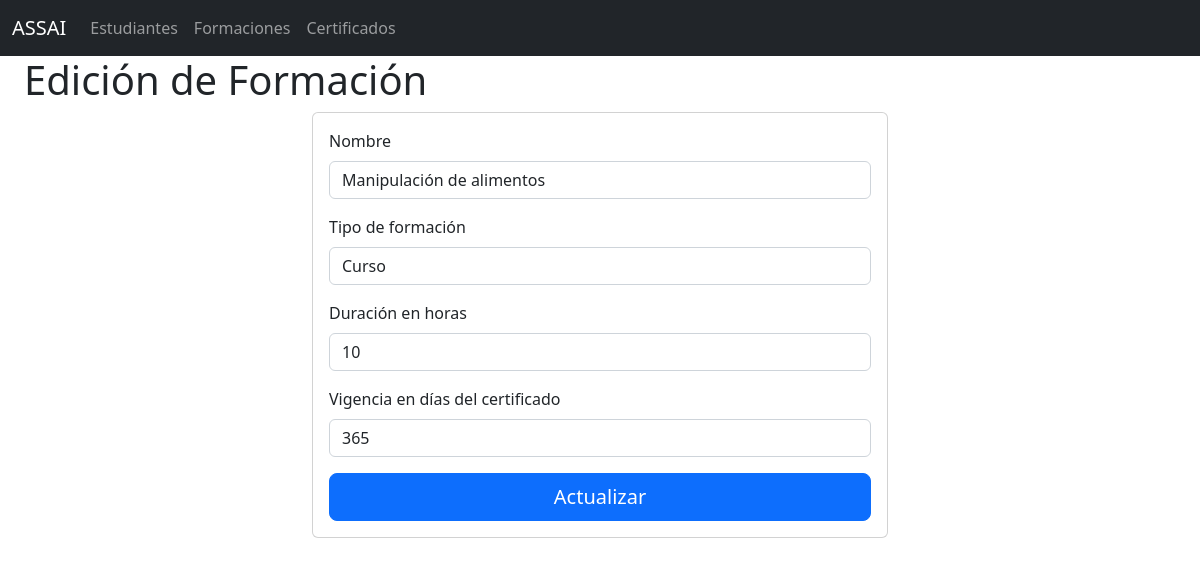
The page /edicionFormacion/1 on the database its author committed.
### aplicaciones/certificados/models.py (models this page shows, shortened)
class Formacion(models.Model):
    tipo_formacion = models.ForeignKey(Tiposformaciones, on_delete=models.CASCADE)
    nombre= models.CharField(max_length=300)
    horas = models.PositiveSmallIntegerField()
    vigencia_dias = models.PositiveSmallIntegerField()

class Tiposformaciones (models.Model):
    desc = models.CharField(max_length=30)

### aplicaciones/certificados/views.py (the view)
# urls.py: path('edicionFormacion/<id>', views.edicionFormacion),
def edicionFormacion(request, id):
    formacion = Formacion.objects.get(id=id)
    tiposformacioneslistados = Tiposformaciones.objects.all()
    return render(request, "edicionFormacion.html", {"formacion": formacion, "tipoformacion":tiposformacioneslistados })

### aplicaciones/certificados/templates/edicionFormacion.html (shortened to what this page needs)
{% extends './base.html' %}
{% block body %}
  <div class="container-fluid">
    <h1>Edición de Formación</h1>
  </div>
  <div class="row">
    <div class="col-md-6 offset-md-3">
      <div class="card">
        <div class="card-body">
          <form action="/editarFormacion/" method="POST">
            <div class="form-group">
              <div class="mb-3">
                <label for="" class="form-label">Nombre</label>
                <input type="text" name="nombre" id="" value="{{formacion.nombre}}" class="form-control"  />
              </div>
              <div class="mb-3">
                <label for="" class="form-label">Tipo de formación</label>
                <select name="tipo_formacion" class="form-control" >
                  {% for m in tipoformacion %}
                  <option value="{{ m.id }}" {% if m.id == formacion.tipo_formacion_id %}selected{% endif %}>{{ m.desc }}</option>
                  {% endfor %}
                </select>
              </div>
              <div class="mb-3">
                <label for="" class="form-label">Duración en horas</label>
                <input type="text" name="horas" id="" value="{{formacion.horas}}" class="form-control"  />
              </div>
              <div class="mb-3">
                <label for="" class="form-label">Vigencia en días del certificado</label>
                <input type="text" name="vigencia_dias" id="" value="{{formacion.vigencia_dias}}" class="form-control"  />
              </div>
              <div class="d-grid gap-2">
                <button type="submit" class="btn btn-primary btn-lg">Actualizar</button>
              </div>
            </div>
          </form>
        </div>
      </div>
    </div>
  {% endblock %}

### rows shown on the page
Formacion: nombre "Manipulación de alimentos", tipo_formacion "Curso", horas "10", vigencia_dias "365"
